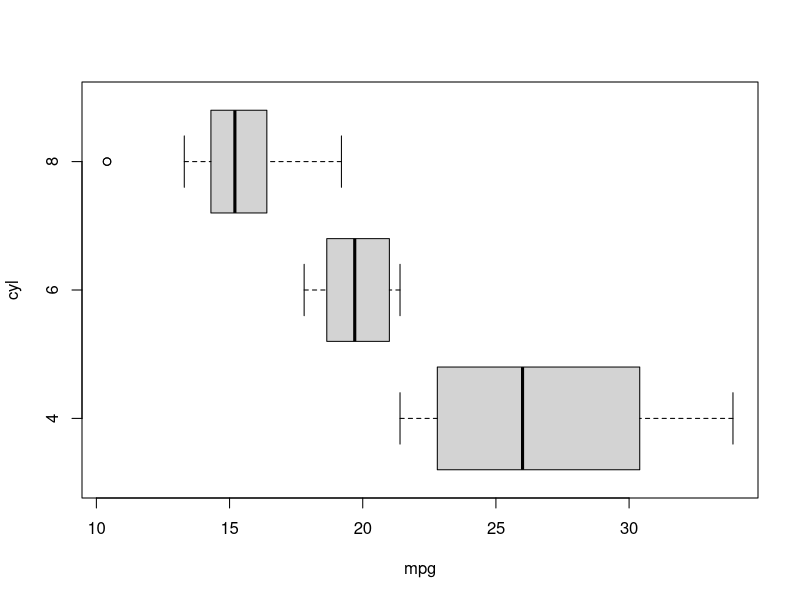

Write the R code that produced this figure.
## ---- chunk 1
knitr::opts_chunk$set(echo = TRUE)
## ---- chunk 2
summary(cars)
cars[1:10, ]
## ---- chunk 3
boxplot(mpg ~ cyl, data = mtcars, horizontal = T)
## ---- chunk 4
m1 <- lm(mpg ~ wt, data = mtcars)
summary(m1)
